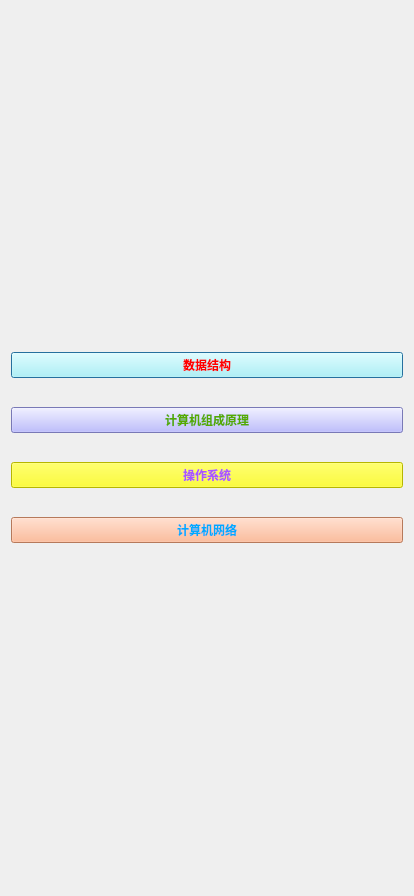
<?xml version="1.0" encoding="UTF-8"?>
<ui version="4.0">
 <class>Dialog</class>
 <widget class="QDialog" name="Dialog">
  <property name="geometry">
   <rect>
    <x>0</x>
    <y>0</y>
    <width>414</width>
    <height>896</height>
   </rect>
  </property>
  <property name="windowTitle">
   <string>Dialog</string>
  </property>
  <property name="styleSheet">
   <string notr="true">#Dialog{border-image: url(:/r1.png);}</string>
  </property>
  <layout class="QVBoxLayout" name="verticalLayout_2">
   <item>
    <layout class="QVBoxLayout" name="verticalLayout">
     <property name="spacing">
      <number>29</number>
     </property>
     <property name="topMargin">
      <number>0</number>
     </property>
     <item>
      <widget class="QPushButton" name="btnDataStruct">
       <property name="font">
        <font>
         <family>Courier New</family>
         <weight>75</weight>
         <bold>true</bold>
        </font>
       </property>
       <property name="autoFillBackground">
        <bool>false</bool>
       </property>
       <property name="styleSheet">
        <string notr="true">background-color: rgb(170, 255, 255);
color: rgb(255, 0, 0);</string>
       </property>
       <property name="text">
        <string>数据结构</string>
       </property>
      </widget>
     </item>
     <item>
      <widget class="QPushButton" name="btnComputerComposition">
       <property name="font">
        <font>
         <family>Courier New</family>
         <weight>75</weight>
         <bold>true</bold>
        </font>
       </property>
       <property name="styleSheet">
        <string notr="true">background-color: rgb(170, 170, 255);

color: rgb(85, 170, 0);</string>
       </property>
       <property name="text">
        <string>计算机组成原理</string>
       </property>
      </widget>
     </item>
     <item>
      <widget class="QPushButton" name="btnOS">
       <property name="font">
        <font>
         <family>Courier New</family>
         <weight>75</weight>
         <bold>true</bold>
        </font>
       </property>
       <property name="styleSheet">
        <string notr="true">background-color: rgb(255, 255, 0);

color: rgb(170, 85, 255);</string>
       </property>
       <property name="text">
        <string>操作系统</string>
       </property>
      </widget>
     </item>
     <item>
      <widget class="QPushButton" name="btnNET">
       <property name="font">
        <font>
         <family>Courier New</family>
         <weight>75</weight>
         <bold>true</bold>
        </font>
       </property>
       <property name="styleSheet">
        <string notr="true">background-color: rgb(255, 170, 127);
color: rgb(0, 170, 255);</string>
       </property>
       <property name="text">
        <string>计算机网络</string>
       </property>
       <property name="autoDefault">
        <bool>true</bool>
       </property>
      </widget>
     </item>
    </layout>
   </item>
  </layout>
 </widget>
 <resources/>
 <connections/>
</ui>
